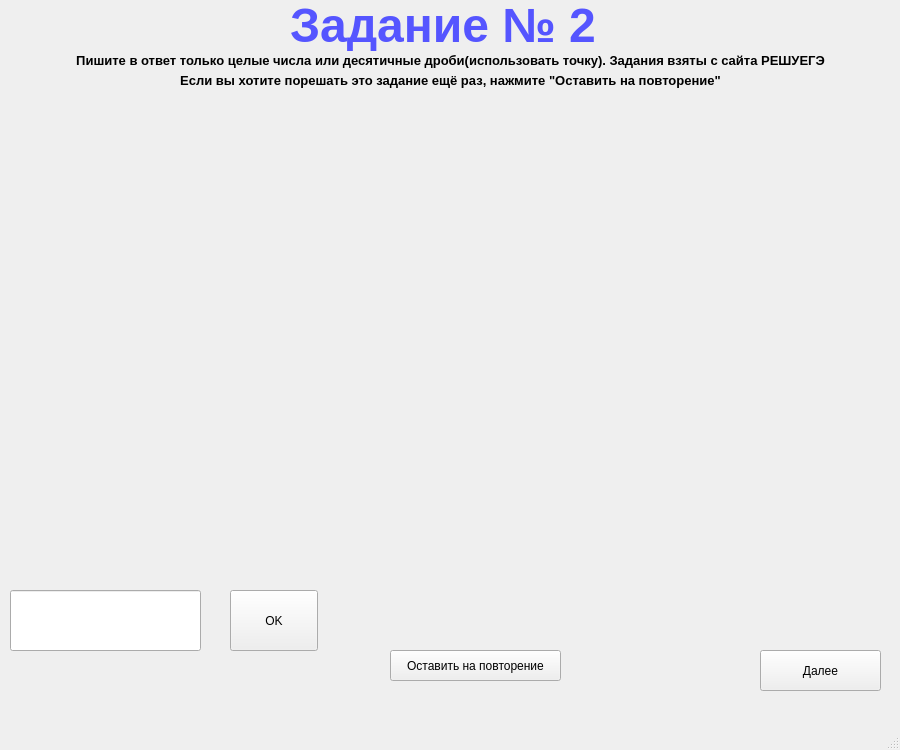
<?xml version="1.0" encoding="UTF-8"?>
<ui version="4.0">
 <class>MainWindow</class>
 <widget class="QMainWindow" name="MainWindow">
  <property name="geometry">
   <rect>
    <x>0</x>
    <y>0</y>
    <width>900</width>
    <height>750</height>
   </rect>
  </property>
  <property name="windowTitle">
   <string>MainWindow</string>
  </property>
  <widget class="QWidget" name="centralwidget">
   <widget class="QLabel" name="label">
    <property name="geometry">
     <rect>
      <x>290</x>
      <y>0</y>
      <width>321</width>
      <height>51</height>
     </rect>
    </property>
    <property name="palette">
     <palette>
      <active>
       <colorrole role="WindowText">
        <brush brushstyle="SolidPattern">
         <color alpha="255">
          <red>85</red>
          <green>85</green>
          <blue>255</blue>
         </color>
        </brush>
       </colorrole>
      </active>
      <inactive>
       <colorrole role="WindowText">
        <brush brushstyle="SolidPattern">
         <color alpha="255">
          <red>85</red>
          <green>85</green>
          <blue>255</blue>
         </color>
        </brush>
       </colorrole>
      </inactive>
      <disabled>
       <colorrole role="WindowText">
        <brush brushstyle="SolidPattern">
         <color alpha="255">
          <red>160</red>
          <green>162</green>
          <blue>164</blue>
         </color>
        </brush>
       </colorrole>
      </disabled>
     </palette>
    </property>
    <property name="font">
     <font>
      <pointsize>36</pointsize>
      <weight>75</weight>
      <bold>true</bold>
     </font>
    </property>
    <property name="text">
     <string>Задание № 2</string>
    </property>
   </widget>
   <widget class="QLabel" name="label_2">
    <property name="geometry">
     <rect>
      <x>0</x>
      <y>50</y>
      <width>901</width>
      <height>21</height>
     </rect>
    </property>
    <property name="font">
     <font>
      <pointsize>10</pointsize>
      <weight>75</weight>
      <bold>true</bold>
     </font>
    </property>
    <property name="text">
     <string>Пишите в ответ только целые числа или десятичные дроби(использовать точку). Задания взяты с сайта РЕШУЕГЭ</string>
    </property>
    <property name="alignment">
     <set>Qt::AlignCenter</set>
    </property>
   </widget>
   <widget class="QLabel" name="color_fon">
    <property name="geometry">
     <rect>
      <x>20</x>
      <y>100</y>
      <width>840</width>
      <height>411</height>
     </rect>
    </property>
    <property name="text">
     <string/>
    </property>
   </widget>
   <widget class="QLabel" name="t_or_f_p1">
    <property name="geometry">
     <rect>
      <x>50</x>
      <y>520</y>
      <width>761</width>
      <height>51</height>
     </rect>
    </property>
    <property name="text">
     <string/>
    </property>
   </widget>
   <widget class="QLineEdit" name="ans_p1">
    <property name="geometry">
     <rect>
      <x>10</x>
      <y>590</y>
      <width>191</width>
      <height>61</height>
     </rect>
    </property>
   </widget>
   <widget class="QPushButton" name="btn_ok_p1">
    <property name="geometry">
     <rect>
      <x>230</x>
      <y>590</y>
      <width>88</width>
      <height>61</height>
     </rect>
    </property>
    <property name="text">
     <string>OK</string>
    </property>
   </widget>
   <widget class="QPushButton" name="btn_next_p1">
    <property name="geometry">
     <rect>
      <x>760</x>
      <y>650</y>
      <width>121</width>
      <height>41</height>
     </rect>
    </property>
    <property name="text">
     <string>Далее</string>
    </property>
   </widget>
   <widget class="QPushButton" name="btn_repeat">
    <property name="geometry">
     <rect>
      <x>390</x>
      <y>650</y>
      <width>171</width>
      <height>31</height>
     </rect>
    </property>
    <property name="text">
     <string>Оставить на повторение</string>
    </property>
   </widget>
   <widget class="QLabel" name="label_3">
    <property name="geometry">
     <rect>
      <x>10</x>
      <y>70</y>
      <width>881</width>
      <height>21</height>
     </rect>
    </property>
    <property name="font">
     <font>
      <pointsize>10</pointsize>
      <weight>75</weight>
      <bold>true</bold>
     </font>
    </property>
    <property name="text">
     <string>Если вы хотите порешать это задание ещё раз, нажмите &quot;Оставить на повторение&quot;</string>
    </property>
    <property name="alignment">
     <set>Qt::AlignCenter</set>
    </property>
   </widget>
   <widget class="QLabel" name="problem_1">
    <property name="geometry">
     <rect>
      <x>20</x>
      <y>100</y>
      <width>851</width>
      <height>411</height>
     </rect>
    </property>
    <property name="text">
     <string/>
    </property>
    <property name="alignment">
     <set>Qt::AlignCenter</set>
    </property>
   </widget>
  </widget>
  <widget class="QMenuBar" name="menubar">
   <property name="geometry">
    <rect>
     <x>0</x>
     <y>0</y>
     <width>900</width>
     <height>30</height>
    </rect>
   </property>
  </widget>
  <widget class="QStatusBar" name="statusbar"/>
 </widget>
 <resources/>
 <connections/>
</ui>
